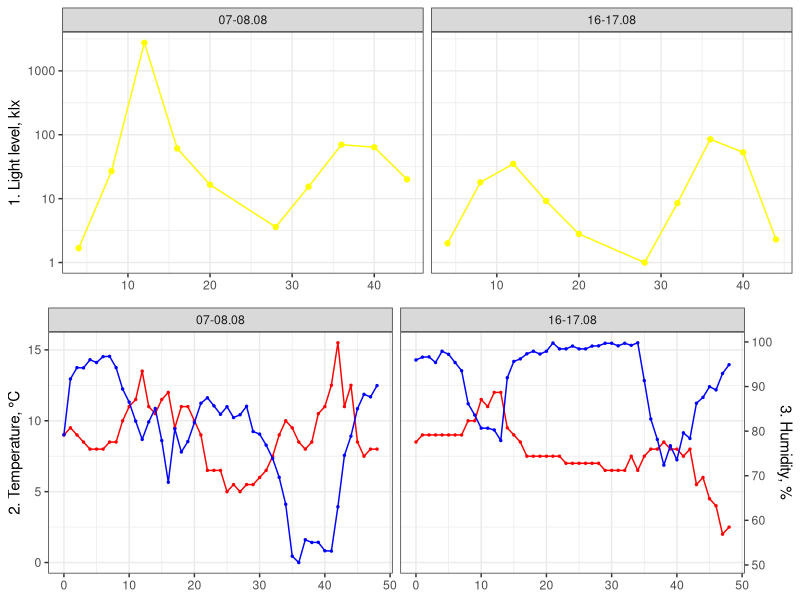
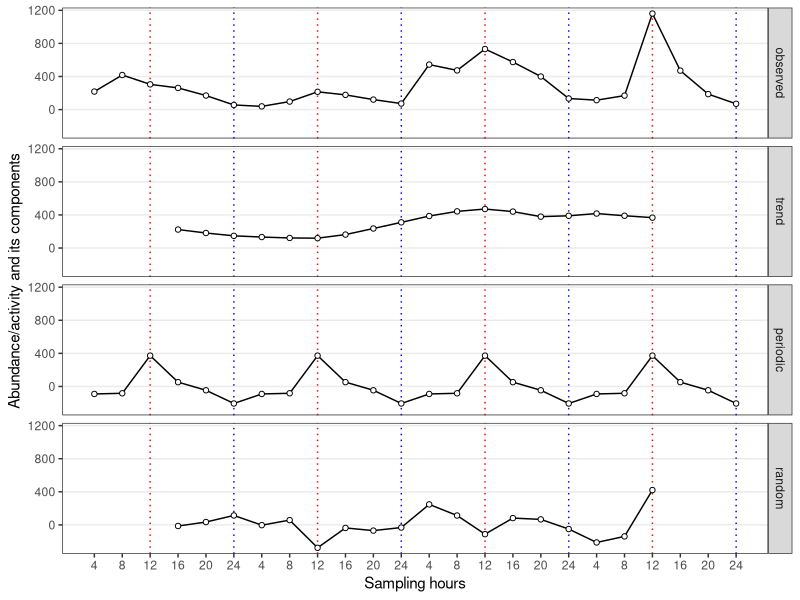
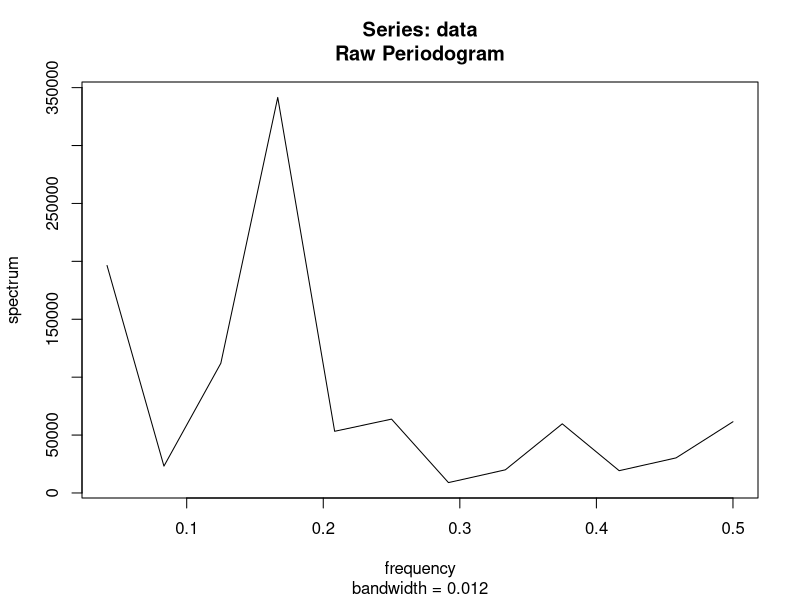
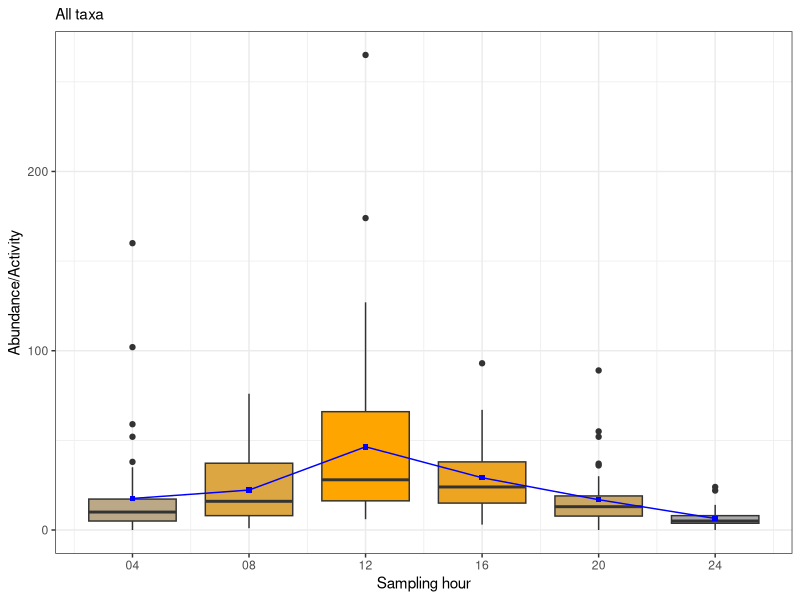
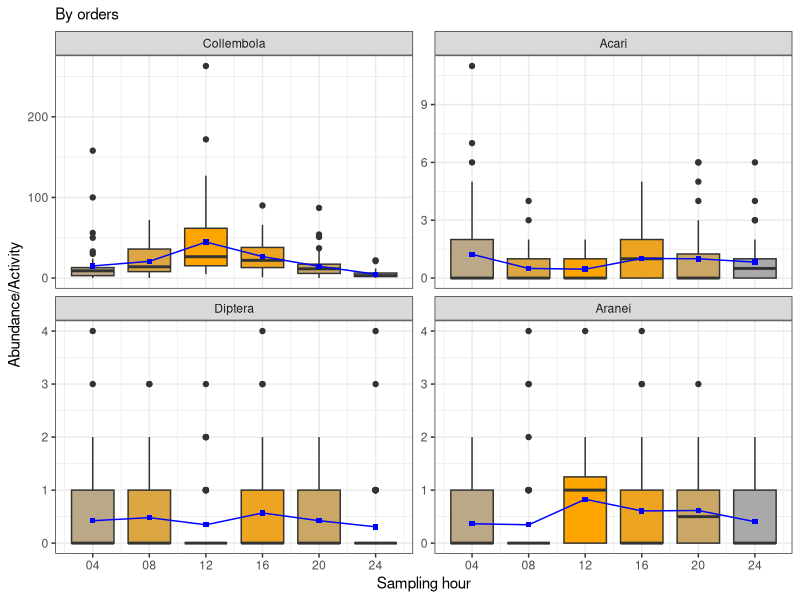
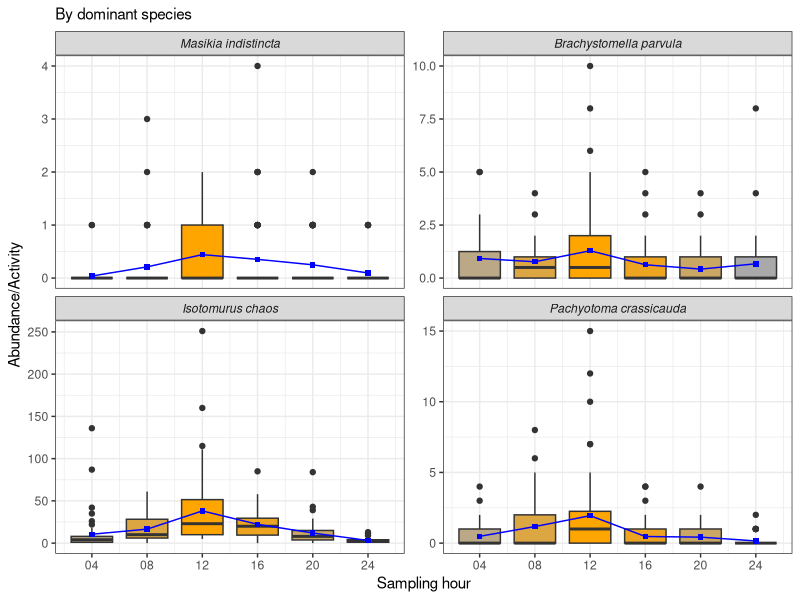
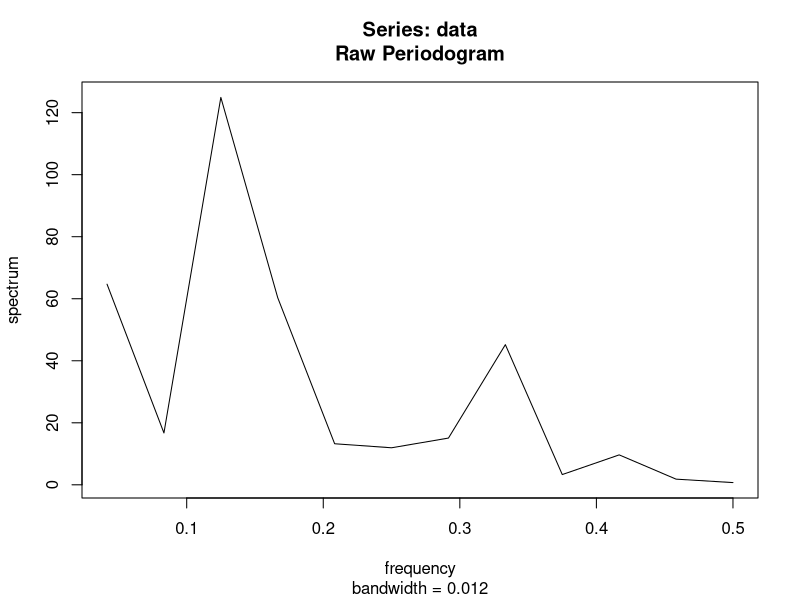
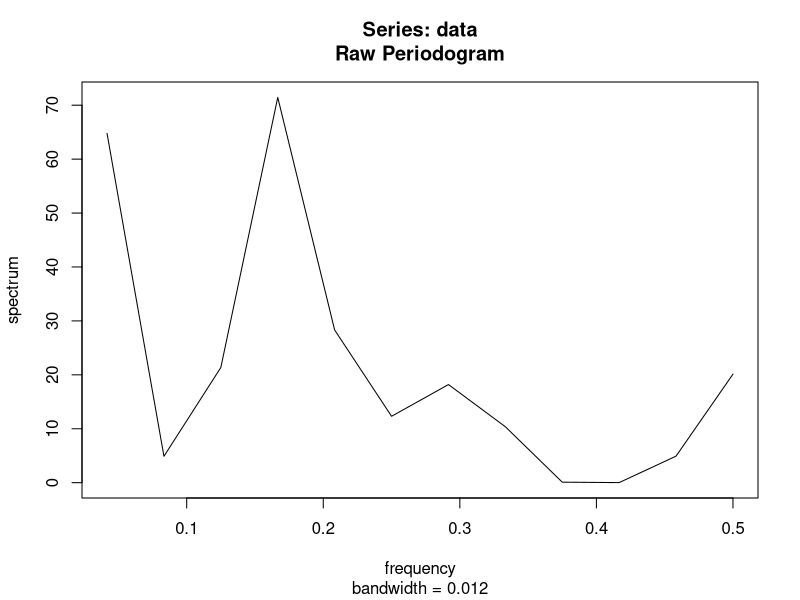

R code for these plots, in order:
library(tidyverse)
theme_set(theme_bw() + theme(legend.position = "bottom"))

# custom functions --------------------------------------------------------
per2 <- function(data, periodicity_freq){
	data <- as.numeric(data)
	# Compute the power spectral density
	psd <- spec.pgram(data, log = "no", detrend = FALSE)

	# Compute the spectral density ratio (SDR)
	denom_freq_range <- c(periodicity_freq*0.9, periodicity_freq*1.1)
	
	denom_power <- mean(psd$spec[psd$freq >= denom_freq_range[1] | psd$freq <= denom_freq_range[2]])
	num_power <- psd$spec[abs(psd$freq - periodicity_freq) == min(abs(psd$freq - periodicity_freq))]
	sdr <- num_power/denom_power

	# Perform an F-test to test the significance of the SDR
	num_df <- 1
	denom_df <- psd$df
	num_mean <- num_power
	denom_mean <- denom_power
	f_stat <- (num_mean/denom_mean)/((num_df/num_mean)+(denom_df/denom_mean))
	p_val <- pf(f_stat, num_df, denom_df, lower.tail = FALSE)
	
	# Results
	list(x = data, total = sum(data), SDR = sdr, 
		F.statistic = f_stat, psd_df = psd$df, p.value = p_val)
}

decompress <- function(a){
    # Export decomposed time series as tibble columns
	var.name <- deparse(substitute(a))
	a |> 
		ts(frequency = 6) |> 
		decompose() |> 
		_[1:4] |> 
		as_tibble() |> 
		rename_with(~paste0(var.name, "_", .x))
}

# data load ---------------------------------------------------------------
loggers_raw <- readxl::read_excel("Data_28.04.2023.xlsx", 
		sheet = "logger_data", skip = 1)
loggers <- loggers_raw |>
	mutate(D = as.numeric(substr(D, 1, 2)), 
		  H = (floor(H/4)+1)*4) |>
	group_by(D, H) |>
	summarise_all(mean) |>
	ungroup() |>
	filter(D != 9, D != 18)

factors <- readxl::read_excel("Data_28.04.2023.xlsx", 
		sheet = "factors", range = "A2:E26") |>
	mutate(D = substr(str_squish(D), 1, 2), 
		  D = as.numeric(D), 
		  log_lux = log10(lux), .after = 2)
factors <- left_join(factors, loggers, by = c("D", "H")) 

df <- readxl::read_excel("Data_28.04.2023.xlsx", 
			    sheet = "animals", skip = 3) |>
	mutate_all(as.character) |>
	pivot_longer(names_to = "dt", values_to = "abu", -1:-2) |> 
	separate(dt, sep = "_", into = c("trap_id", "D", "h")) |> 
	separate(h , sep = "\\:", into = "H", extra = "drop") |> 
	mutate_at(c("trap_id", "D", "H", "abu"), as.numeric)

# Environmental variables graph -------------------------------------------
#library(ggh4x) # dendrograms as well
for_pic <- loggers_raw %>% 
    mutate(D = as.numeric(substr(D, 1,2))) %>% 
    left_join(select(factors, D, H, lux), by = c("D", "H")) %>% 
    mutate(H2 = case_when(D == 7 | D == 16 ~ H, 
                          D == 8 | D == 17 ~ H+24, 
                          TRUE ~ H+48), 
           cell1 = case_when(D < 15 ~ "07-08.08", TRUE ~ "16-17.08"),
           .after = H) %>% 
    select(D, H, H2, cell1, 
           `1. Light level, klx` = lux,
           `2. Temperature, °C` = temp_2m, 
           `3. Humidity, %` = hum_rel
    )

b <- min(for_pic$`3. Humidity, %`)
for_pic <- for_pic %>% 
    mutate(`3. Humidity, %_2` = `3. Humidity, %`-b) 
a <- max(for_pic$`2. Temperature, °C`) / max(for_pic$`3. Humidity, %_2`)
for_pic <- for_pic %>% 
    mutate(`3. Humidity, %_3` = `3. Humidity, %_2`*a)

p_down <- for_pic %>% 
    ggplot(aes(x = H2)) + 
    geom_line(aes(y = `2. Temperature, °C`), color = "red") + 
    geom_point(aes(y = `2. Temperature, °C`), color = "red", size = 0.5) +
    geom_line(aes(y = `3. Humidity, %_3`), color = "blue") +
    geom_point(aes(y = `3. Humidity, %_3`), color = "blue", size = 0.5) +
    scale_y_continuous(
        sec.axis = sec_axis(trans=~./a+b, name="3. Humidity, %")) +
    facet_wrap(~cell1) + 
    labs(x = NULL)

p_top <- for_pic %>% 
    filter(`1. Light level, klx` > 0) %>% 
    ggplot(aes(H2, `1. Light level, klx`)) + 
    geom_line(color = "yellow") + 
    geom_point(color = "yellow") + 
    facet_wrap(~cell1) + 
    scale_y_log10() +
    labs(x = NULL)

p2 <- gridExtra::grid.arrange(p_top, p_down, ncol = 1)
ggsave("Fig.2 Environmental variables.pdf", plot = p2, width = 7, height = 4.5)

# H1: is total activity periodic? -------------------------------------------------------
abu <- df %>% 
	filter(taxatype == "general") %>% 
	group_by(D, H) %>% 
	summarise(abu = sum(abu, na.rm = TRUE), .groups = "drop") %>% 
	pull(abu) %>% 
	ts(frequency = 6) %>% 
	decompose()

abu[c("x", "seasonal", "trend", "random")] %>% 
	as.data.frame() %>% 
	rename(observed = x, periodic = seasonal) %>% 
	mutate(dd = rep(1:(nrow(.)/6), each = 6), 
		  hh = rep(1:6, 4),
		  xx = paste0("d", dd, "_t", hh)) %>% 
	rownames_to_column("id") %>% 
	mutate(id = as.numeric(id), hh = as.factor(hh)) %>% 
	pivot_longer(names_to = "component", values_to = "val", -c("id", "xx", "dd", "hh")) %>% 
	mutate(component = factor(component,
						 levels = c("observed","trend", "periodic", "random"))) %>% 
	ggplot(aes(x = id, y = val)) +
	geom_vline(xintercept = (1:4)*6-3, color = "red", linetype = "dotted") +
	geom_vline(xintercept = (1:4)*6, color = "blue", linetype = "dotted") +
	geom_line() + 
	geom_point(shape = 21, fill = "white") +
	facet_grid(rows = vars(component)) + #, scales = "free") + 
	scale_x_continuous(breaks = 1:24, 
		labels = rep(1:6*4, 4)) + 
	theme(axis.text.x = element_text(angle = 0), 
		 panel.grid.minor = element_blank(), 
		 panel.grid.minor.y = element_blank(), 
		 panel.grid.major.x = element_blank()) +
	labs(x = "Sampling hours", y = "Abundance/activity and its components")

ggsave("Fig.3. Total abundance_raw.pdf", width = 7, height = 4)
# Time series of diurnal arthropods activity 
# and its components (trend, periodicity, residuals). 
# Red line marks noon, blue line marks midnights

per2(abu$x, 1/6)

# Signal to noise ratio is  > 4
# Н0 about non-periodicity is rejected with p<0.001 significance level

for_boxplots <- df %>% 
    filter(taxatype == "general") %>% 
    group_by(trap_id, D, H) %>% 
    summarise(abu = sum(abu), .groups = "drop") %>% 
    mutate(taxa = "All_taxa", .before = 1) %>% 
    rbind(select(df, -taxatype)) %>% 
    filter(taxa %in%  c("All_taxa", "Collembola", "Aranei", "Acari", "Diptera", 
        "Masikia indistincta","Brachystomella parvula (Schäffer, 1896)", 
        "Isotomurus chaos Potapov et Babenko, 2011", 
        "Pachyotoma crassicauda (Tullberg, 1871)")) %>% 
    separate(taxa, c("gen", "sp"), " ", extra = "drop") %>%
    mutate(taxa = case_when(is.na(sp) ~ gen, TRUE ~ paste0(gen, " ", sp)),
           taxa = fct_inorder(taxa, ordered = TRUE), 
           H2 = factor(H),
           H,
           .before = 1,
           .keep = "unused")

for_boxplots %>% 
    filter(taxa == "All_taxa") %>% 
    group_by(H) %>% 
    mutate(mean_abu = mean(abu)) %>% 
    ungroup() %>% 
    ggplot() + 
    geom_boxplot(aes(x = H, y = abu, group = H2, fill = H2)) +
    geom_line(aes(x = H, y = mean_abu), color = "blue") + 
    geom_point(aes(x = H, y = mean_abu), shape = 15, color = "blue") +
    theme(legend.position = "none") + 
    labs(x = "Sampling hour", y = "Abundance/Activity", 
         subtitle = "All taxa") +
    scale_x_continuous(breaks = 1:6*4,
                       labels = c("04", "08", "12", "16", "20","24")) +
    scale_fill_manual(values = colorRampPalette(c("darkgrey", "orange"))
                      (6)[c(2, 4, 6, 5, 3, 1)])
ggsave("Fig.4. Part A_raw.pdf", height = 3, width = 3)
# Average activity of terrestrial arthropods at different times of the day 1

for_boxplots %>% 
    filter(taxa %in% c("Collembola", "Aranei", "Acari", "Diptera")) %>% 
    group_by(taxa, H, H2) %>% 
    mutate(mean_abu = mean(abu)) %>% 
    ungroup() %>% 
    ggplot() + 
    geom_boxplot(aes(x = H, y = abu, group = H2, fill = H2)) +
    geom_line(aes(x = H, y = mean_abu), color = "blue") +
    geom_point(aes(x = H, y = mean_abu), shape = 15, color = "blue") +
    theme(legend.position = "none") + 
    labs(x = "Sampling hour", y = "Abundance/Activity", 
         subtitle = "By orders") +
    scale_x_continuous(breaks = 1:6*4,
                      labels = c("04", "08", "12", "16", "20","24")) +
    scale_fill_manual(values = colorRampPalette(c("darkgrey", "orange"))
                      (6)[c(2, 4, 6, 5, 3, 1)]) + 
    facet_wrap(~taxa, scales = "free_y")
ggsave("Fig.4. Part B_raw.pdf", height = 6, width = 6)
# Average activity of terrestrial arthropods at different times of the day 2

for_boxplots %>% 
    filter(taxa %in% c("Masikia indistincta",
                       "Brachystomella parvula", 
                       "Isotomurus chaos",
                       "Pachyotoma crassicauda")) %>% 
    group_by(taxa, H, H2) %>% 
    mutate(mean_abu = mean(abu)) %>% 
    ungroup() %>% 
    ggplot() + 
    geom_boxplot(aes(x = H, y = abu, group = H2, fill = H2)) +
    geom_line(aes(x = H, y = mean_abu), color = "blue") +
    geom_point(aes(x = H, y = mean_abu), shape = 15, color = "blue") +
    theme(legend.position = "none") + 
    labs(x = "Sampling hour", y = "Abundance/Activity", 
         subtitle = "By dominant species") +
    scale_x_continuous(breaks = 1:6*4,
                       labels = c("04", "08", "12", "16", "20","24")) +
    scale_fill_manual(values = colorRampPalette(c("darkgrey", "orange"))
                      (6)[c(2, 4, 6, 5, 3, 1)]) + 
    facet_wrap(~taxa, scales = "free_y") + 
    theme(strip.text = element_text(face = "italic"))
ggsave("Fig.4. Part C_raw.pdf", height = 6, width = 6)
# Average activity of terrestrial arthropods at different times of the day 3

# H#1 by taxa -------------------------------------------------------------
by_taxa <- df %>% 
	filter(taxatype == "general", taxa %in% c("Collembola", "Aranei", "Acari", "Diptera")) %>% 
	split(.$taxa) %>% 
	map(~.x %>% 
		group_by(D, H) %>% 
		summarise(abu = sum(abu, na.rm = TRUE), .groups = "drop") %>% 
		pull(abu) %>% 
		ts(frequency = 6) %>% 
		decompose()
	)
by_taxa %>% 
	transpose %>% 
	pluck("x") %>% 
	lapply(as.numeric) %>% 
	lapply(function(a){
		per2(a, 1/6)
	})

by_taxa %>% 
    lapply(function(a){
		cbind(
		    x = a$x, trend = a$trend, 
			seasonal = a$seasonal, random = a$random) %>% 
		as_tibble %>% 
		mutate_all(function(b){b/max(b, na.rm = TRUE)}) %>% 
		rownames_to_column("id") %>% 
		mutate(id = as.numeric(id))}) %>%  
	map_df(rbind, .id = "taxa") %>% 
	rename(observed = x, periodic = seasonal) %>% 
	pivot_longer(names_to = "component", values_to = "val", -1:-2) %>% 
	mutate(component = factor(component,
		levels = c("observed","trend", "periodic", "random"))) %>% 
	ggplot(aes(x = id, y = val, color = taxa)) +
	geom_vline(xintercept = (1:4)*6-3, color = "red", linetype = "dotted") +
	geom_vline(xintercept = (1:4)*6, color = "blue", linetype = "dotted") +
	geom_line() + 
	geom_point(shape = 21, fill = "white") +
	theme_bw() +
	facet_grid(rows = vars(component), scales = "free") + 
	scale_x_continuous(breaks = 1:24, labels = rep(1:6*4, 4)) + 
	theme(axis.text.x = element_text(angle = 0), 
		 panel.grid.minor = element_blank(), 
		 panel.grid.minor.y = element_blank(), 
		 panel.grid.major.x = element_blank(), 
		 legend.position = "bottom") +
	labs(x = "Sampling hours", y = "Abundance/activity and its components", 
		subtitle = "all variables are normalized to max = 1")
ggsave("Fig.5 Orders_raw.pdf", width = 7, height = 4.5)
# Time series of diurnal arthropods activity (by orders) 
# and its components (trend, periodicity, residuals). 
# Red line marks middays, blue line marks midnights. 
# Note: all raw variables data were normalized to max=1

# H#1 by dominant species  -------------------------------------------------------
dom_sp <- df %>%
	filter(taxa %in% c("Masikia indistincta",
		"Brachystomella parvula (Schäffer, 1896)", 
		#"Isotomurus stuxbergi (Tullberg, 1876)", # check
		#"Erigone psychrophila", # check
		"Isotomurus chaos Potapov et Babenko, 2011",
		"Pachyotoma crassicauda (Tullberg, 1871)")) %>% 
    separate(taxa, c("gen", "sp"), " ", extra = "drop") %>% 
	unite(taxa, gen, sp, sep = " ") %>% 
	split(.$taxa) %>% 
	map(~.x %>% 
	    	group_by(D, H) %>% 
	    	summarise(abu = sum(abu, na.rm = TRUE), .groups = "drop") %>% 
	        pull(abu) %>% 
	    	ts(frequency = 6) %>% 
	    	decompose()
	)
dom_sp %>% 
	transpose %>% 
	pluck("x") %>% 
	lapply(as.numeric) %>% 
	lapply(function(a){
		per2(a, 1/6)
	})

dom_sp %>% 
    lapply(function(a){
        cbind(x = a$x, trend = a$trend, 
              seasonal = a$seasonal, random = a$random) %>% 
            as_tibble %>% 
            mutate(random = random/max(x), 
                   seasonal = seasonal/max(x), 
                   trend = trend/max(x), 
                   x = x/max(x)) %>% 
            rownames_to_column("id") %>% 
            mutate(id = as.numeric(id))}) %>% 
    map_df(rbind, .id = "taxa") %>% 
    rename(observed = x, periodic = seasonal) %>% 
    pivot_longer(names_to = "component", values_to = "val", -1:-2) %>% 
    mutate(component = factor(component,
                              levels = c("observed","trend", "periodic", "random"))) %>% 
    ggplot(aes(x = id, y = val, color = taxa)) +
    geom_vline(xintercept = (1:4)*6-3, color = "red", linetype = "dotted") +
    geom_vline(xintercept = (1:4)*6, color = "blue", linetype = "dotted") +
    geom_line() + 
    geom_point(shape = 21, fill = "white") +
    theme_bw() +
    facet_grid(rows = vars(component), scales = "free") + 
    scale_x_continuous(breaks = 1:24, labels = rep(1:6*4, 4)) + 
    theme(axis.text.x = element_text(angle = 0), 
          panel.grid.minor = element_blank(), 
          panel.grid.minor.y = element_blank(), 
          panel.grid.major.x = element_blank(), 
          legend.text = element_text(face = "italic"),
          legend.position = "bottom") +
    labs(x = "Sampling hours", y = "Abundance/activity and its components", 
         subtitle = "Note: all variables are normalized to max=1")
ggsave("Fig.6 Dominant species_raw.pdf", width = 7, height = 4.5)
# Time series of arthropods dominant species 
# and its components (trend, periodicity, residuals). 
# Red line marks middays, blue line marks midnights. 
# Note: all raw variables data awere normalized to max=1

# predictors multicoll ---------------------------------------------------
factors[,-1:-2] %>% 
	cor(method = "spearman") %>% 
	round(2)

cor.val1 <- cor(factors[,-1:-3], method = "spearman")
cor.pval1 <- expand_grid(v1 = 4:10, v2 = 4:10) %>% 
	split(1:nrow(.)) %>% 
	lapply(function(a){
		p = cor.test(as_vector(factors[,a$v1]), as_vector(factors[,a$v2]), 
				   method = "spearman")
		data.frame(p = p$p.value, 
				 v1 = colnames(factors)[a$v1], 
				 v2 = colnames(factors)[a$v2])
	}) %>% 
	map_df(tibble) %>% 
	mutate(p = p.adjust(p, method = "BY")) %>% 
	pivot_wider(names_from = v2, values_from = p) %>% 
	column_to_rownames("v1") %>% 
	as.matrix()

colnames(cor.pval1) <- 
    rownames(cor.pval1) <- 
    colnames(cor.val1) <- 
    rownames(cor.val1) <- c(
        "light level", "wind_20cm", "wind_2m", "temperature_0cm", 
        "temperature_2m", "humidity_relative", "humidity_absolute"
    )

pdf("Fig.7. Factor_multicollin_raw.pdf", width = 4, height = 4)
corrplot::corrplot(
	corr = cor.val1, 
	p.mat = cor.pval1, 
	type="upper", 
	order = "original",
	diag = FALSE,
	col =  corrplot::COL2('RdYlBu', 10)[10:1], 
	sig.level = 0.05)
dev.off() 
# Spearman correlation matrix. 
# The Spearman coefficient value is shown on the scale on the right. 
# The significance level (α) = 0.05. 
# Statistically non-significant correlations are crossed out

# correlations ------------------------------------------------------------
df.forcor <- df %>% 
	filter(taxa %in% c("Collembola", "Aranei", "Acari", "Diptera")) %>% 
	group_by(D, H, taxa) %>% 
	summarise(abu = sum(abu), .groups = "drop") %>% 
	pivot_wider(names_from = taxa, values_from = abu) %>% 
    mutate(All = abu$x, .after = 2) 
df.forcor <- df %>%
    filter(taxa %in% c("Masikia indistincta",
                       "Brachystomella parvula (Schäffer, 1896)", 
                       "Isotomurus chaos Potapov et Babenko, 2011",
                       "Pachyotoma crassicauda (Tullberg, 1871)")) %>% 
    separate(taxa, c("gen", "sp"), " ", extra = "drop") %>% 
    mutate(gen = paste0(substr(gen, 1, 1), ".")) %>% 
    unite(taxa, gen, sp, sep = " ") %>% 
    group_by(D, H, taxa) %>% 
    summarise(abu = sum(abu), .groups = "drop") %>% 
    pivot_wider(names_from = taxa, values_from = abu) %>% 
    left_join(df.forcor, ., by = c("D", "H")) %>% 
    left_join(factors, by = c("D", "H")) %>% 
	select(-wind_2m, -temp_2m, -hum_abs, -log_lux)

cor.val2 <- cor(df.forcor[,12:15], df.forcor[,3:11], 
	method = "spearman")
cor.pval2 <- expand_grid(v1 = 12:15, v2 = 3:11) %>% 
	split(1:nrow(.)) %>% 
	lapply(function(a){
		p = cor.test(as_vector(df.forcor[,a$v1]), as_vector(df.forcor[,a$v2]), 
				   method = "spearman")
		data.frame(p = p$p.value, 
				 # est = p$estimate,
				 v1 = colnames(df.forcor[a$v1]),
				 v2 = colnames(df.forcor[,a$v2]))
	}) %>% 
	map_df(tibble) %>% 
	mutate(p = p.adjust(p, method = "BH")) %>% 
	pivot_wider(names_from = v2, values_from = p) %>% 
	column_to_rownames("v1") %>% 
	as.matrix()

rownames(cor.val2) <- 
    rownames(cor.pval2) <- 
    c("light level", "wind_20cm", "temperature_0cm", "humidity_relative")

pdf("Fig.8. Orders and factors_raw.pdf", height = 4)
corrplot::corrplot(
	corr = cbind(cbind(All = cor.val2[,1]), 
	             rep(NA, nrow(cor.val2)), 
	             cor.val2[,2:5], 
	             rep(NA, nrow(cor.val2)), 
	             cor.val2[,6:9]),
	p.mat = cbind(cbind(All = cor.pval2[,1]), 
	              rep(NA, nrow(cor.val2)), 
	              cor.pval2[,2:5], 
	              rep(NA, nrow(cor.val2)), 
	              cor.pval2[,6:9]), 
	type="full", 
	order = "original",
	na.label = " ",
	diag = TRUE,
	is.corr=FALSE,
	col =  corrplot::COL2('RdYlBu', 10)[10:1], 
	sig.level = 0.05)
dev.off()
# Correlation of taxa’ activity (including dominant species) 
# and measured factors by Spearman method. 
# The Spearman coefficient value is shown on the scale on the right. 
# The significance level (α) = 0.05. 
# Statistically non-significant correlations are crossed out
